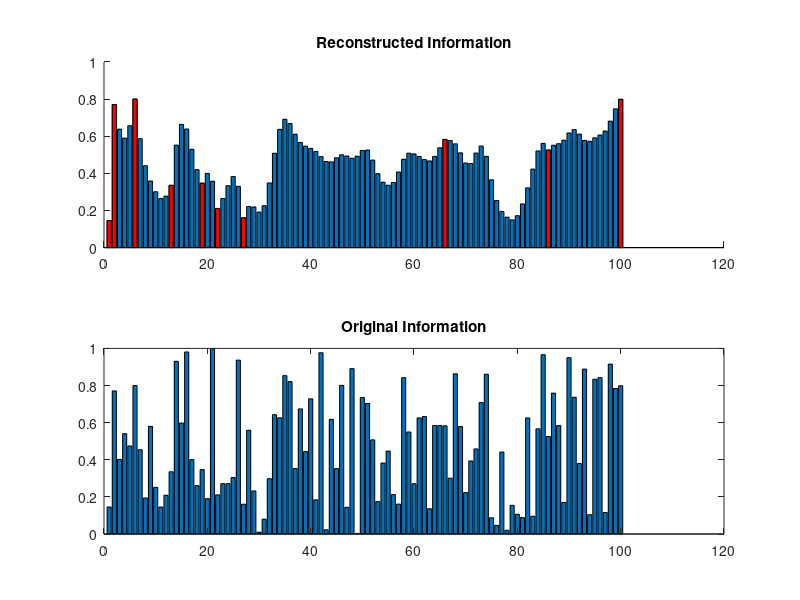

Recreate this plot in MATLAB.
% This is a first test code file and contains the most basic interpretation
% of PDE based compression. Features to add in the future from the
% literature would be stopping times and intellegent selection of storage
% points.

% Another problem I was thinking of is that we should probably always keep
% the boundary values. So N=1, N=100 should always be in our

% Set seed
rng(100)
N = 100; % Size of input data
n = 10;  % Size of compressed data

% Define starting function
f = rand(1,N);
% Store a random subset of points
[fcomp, pos] = datasample(f(2:N-1), n-2, 'Replace', false);
fcomp = [fcomp, f(1), f(N)]; % Store endpoints
pos = [pos, 1, N];           % Store positions of endpoints

% Arrange these in order
[pos, order] = sort(pos);
fcomp = fcomp(order);

% Reconstruction
g = rand(1, N); % Start with random values
g(pos) = fcomp; % Insert the values we know from the compressed vector fcomp

% Initialize the values matrix that stores the image information at every
% timestep
numiter = 100;
h = 2;
values = zeros(numiter+1, N);
values(1,:) = g;

for iter = 1:numiter
    % Compute the next iteration using f(x,t)+(f(x+1,t)+f(x-1,t)-2f(x,t))/h^2=f(x,t+1),
    % where we assume that h^2 = 1 for simplicity
    gnext = values(iter,:) + (1/h.^2).*(circshift(values(iter,:), 1)+circshift(values(iter,:), -1)-2.*values(iter,:));
    gnext(pos) = fcomp; % Make sure we enforce the girdpoints we know
    
    values(iter+1,:)=gnext; % Attach the values to a matrix
end


% Vector with initial data for plotting
fcompplot = zeros(1,N);
fcompplot(pos) = fcomp;

% Plot the results from the procedure
figure
subplot(2, 1, 1)
hold on
bar(values(5,:))
bar(fcompplot, 'FaceColor', 'Red')
hold off
title('Reconstructed Information')
subplot(2, 1, 2)
bar(values(1,:))
title('Original Information')